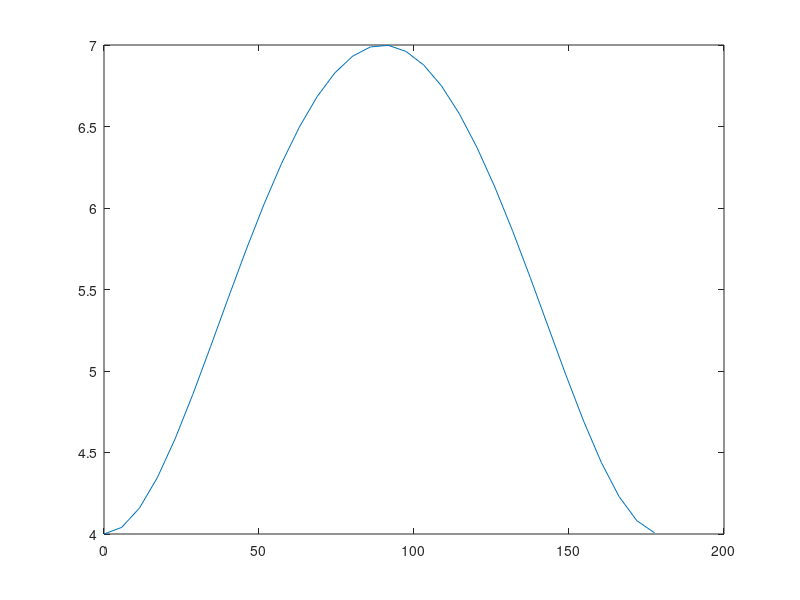

Here is the MATLAB script that generated this plot:
%%file to plot r (radius) of a ellipse 
%for given ellipse, semi-major axis 'b'=7 
%semi-minor axis 'a'=4
%'theta' is the angle between radius and positive x-axis
clc;
clear all;
close all;
a = 4;
b = 7;
i=1;
for theta= 0:0.1:pi             %theta goes from 0 to ?
    x = a*cos(theta);           %x,y are points on the ellipse at given theta
    y = b*sin(theta);
    r(i) = sqrt((x*x)+(y*y));   %r^2=x^2+y^2
    i=i+1;
end
theta= 0:0.1:pi
plot(theta*(180/pi),r)          %plotting radius vs theta